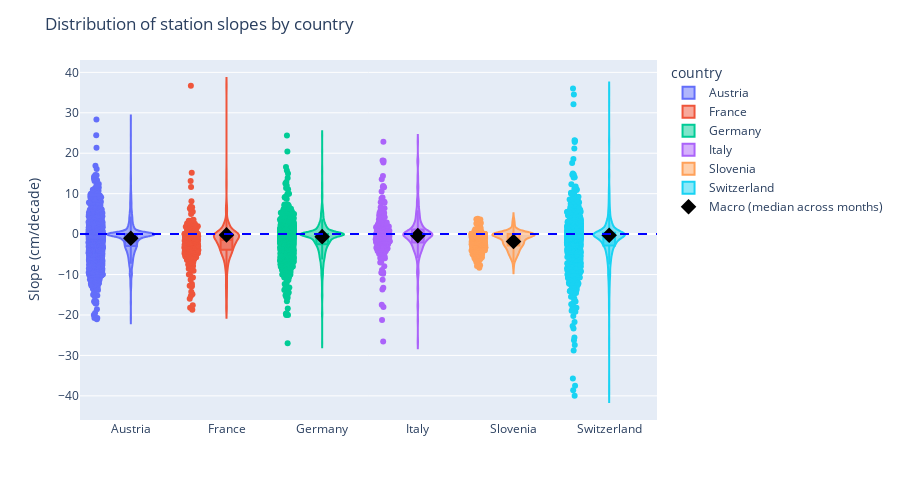

Notebook source saved alongside this figure:
### Code cell
import plotly.express as px

# One row per station-month with columns: country, slope_sen_per_decade, p
station = typical_station_month  # if present

fig = px.violin(station, x='country', y='slope_sen_per_decade', color='country',
                box=True, points='all', hover_data=['p'], height=500)
fig.add_hline(y=0, line_dash='dash', line_color='blue')

# Overlay macro country slopes as diamonds
over = avg_country_month.groupby('country', as_index=False).agg(
    macro_slope=('slope_per_decade','median')  # or mean; up to you
)
fig.add_trace(go.Scatter(
    x=over['country'], y=over['macro_slope'], mode='markers',
    marker=dict(symbol='diamond', size=12, color='black'),
    name='Macro (median across months)'
))

fig.update_layout(title='Distribution of station slopes by country',
                  yaxis_title='Slope (cm/decade)', xaxis_title='')
fig.show()

### Figure 1 — Plotly figure (JSON) as saved in the notebook; plotly's stock layout.template omitted (floating-point values rounded to 4 significant figures; data arrays with more than 128 entries replaced by an {"elided": "..."} marker saying what was removed)
{"data": [{"alignmentgroup": "True", "box": {"visible": true}, "customdata": {"elided": "2195x1 float values"}, "hovertemplate": "country=%{x}<br>slope_sen_per_decade=%{y}<br>p=%{customdata[0]}<extra></extra>", "legendgroup": "Austria", "marker": {"color": "#636efa"}, "name": "Austria", "offsetgroup": "Austria", "orientation": "v", "points": "all", "scalegroup": "True", "showlegend": true, "type": "violin", "x": {"elided": "2195 str values"}, "x0": " ", "xaxis": "x", "y": {"elided": "2195 float values"}, "y0": " ", "yaxis": "y"}, {"alignmentgroup": "True", "box": {"visible": true}, "customdata": {"elided": "300x1 float values"}, "hovertemplate": "country=%{x}<br>slope_sen_per_decade=%{y}<br>p=%{customdata[0]}<extra></extra>", "legendgroup": "France", "marker": {"color": "#EF553B"}, "name": "France", "offsetgroup": "France", "orientation": "v", "points": "all", "scalegroup": "True", "showlegend": true, "type": "violin", "x": {"elided": "300 str values"}, "x0": " ", "xaxis": "x", "y": {"elided": "300 float values"}, "y0": " ", "yaxis": "y"}, {"alignmentgroup": "True", "box": {"visible": true}, "customdata": {"elided": "1103x1 float values"}, "hovertemplate": "country=%{x}<br>slope_sen_per_decade=%{y}<br>p=%{customdata[0]}<extra></extra>", "legendgroup": "Germany", "marker": {"color": "#00cc96"}, "name": "Germany", "offsetgroup": "Germany", "orientation": "v", "points": "all", "scalegroup": "True", "showlegend": true, "type": "violin", "x": {"elided": "1103 str values"}, "x0": " ", "xaxis": "x", "y": {"elided": "1103 float values"}, "y0": " ", "yaxis": "y"}, {"alignmentgroup": "True", "box": {"visible": true}, "customdata": {"elided": "249x1 float values"}, "hovertemplate": "country=%{x}<br>slope_sen_per_decade=%{y}<br>p=%{customdata[0]}<extra></extra>", "legendgroup": "Italy", "marker": {"color": "#ab63fa"}, "name": "Italy", "offsetgroup": "Italy", "orientation": "v", "points": "all", "scalegroup": "True", "showlegend": true, "type": "violin", "x": {"elided": "249 str values"}, "x0": " ", "xaxis": "x", "y": {"elided": "249 float values"}, "y0": " ", "yaxis": "y"}, {"alignmentgroup": "True", "box": {"visible": true}, "customdata": {"elided": "366x1 float values"}, "hovertemplate": "country=%{x}<br>slope_sen_per_decade=%{y}<br>p=%{customdata[0]}<extra></extra>", "legendgroup": "Slovenia", "marker": {"color": "#FFA15A"}, "name": "Slovenia", "offsetgroup": "Slovenia", "orientation": "v", "points": "all", "scalegroup": "True", "showlegend": true, "type": "violin", "x": {"elided": "366 str values"}, "x0": " ", "xaxis": "x", "y": {"elided": "366 float values"}, "y0": " ", "yaxis": "y"}, {"alignmentgroup": "True", "box": {"visible": true}, "customdata": {"elided": "1096x1 float values"}, "hovertemplate": "country=%{x}<br>slope_sen_per_decade=%{y}<br>p=%{customdata[0]}<extra></extra>", "legendgroup": "Switzerland", "marker": {"color": "#19d3f3"}, "name": "Switzerland", "offsetgroup": "Switzerland", "orientation": "v", "points": "all", "scalegroup": "True", "showlegend": true, "type": "violin", "x": {"elided": "1096 str values"}, "x0": " ", "xaxis": "x", "y": {"elided": "1096 float values"}, "y0": " ", "yaxis": "y"}, {"marker": {"color": "black", "size": 12, "symbol": "diamond"}, "mode": "markers", "name": "Macro (median across months)", "type": "scatter", "x": ["Austria", "France", "Germany", "Italy", "Slovenia", "Switzerland"], "y": [-1.015, -0.1964, -0.6251, -0.3663, -1.845, -0.2703]}], "layout": {"height": 500, "legend": {"title": {"text": "country"}, "tracegroupgap": 0}, "margin": {"t": 60}, "shapes": [{"line": {"color": "blue", "dash": "dash"}, "type": "line", "x0": 0, "x1": 1, "xref": "x domain", "y0": 0, "y1": 0, "yref": "y"}], "title": {"text": "Distribution of station slopes by country"}, "violinmode": "overlay", "xaxis": {"anchor": "y", "categoryarray": ["Austria", "France", "Germany", "Italy", "Slovenia", "Switzerland"], "categoryorder": "array", "domain": [0, 1], "title": {"text": ""}}, "yaxis": {"anchor": "x", "domain": [0, 1], "title": {"text": "Slope (cm/decade)"}}}}
